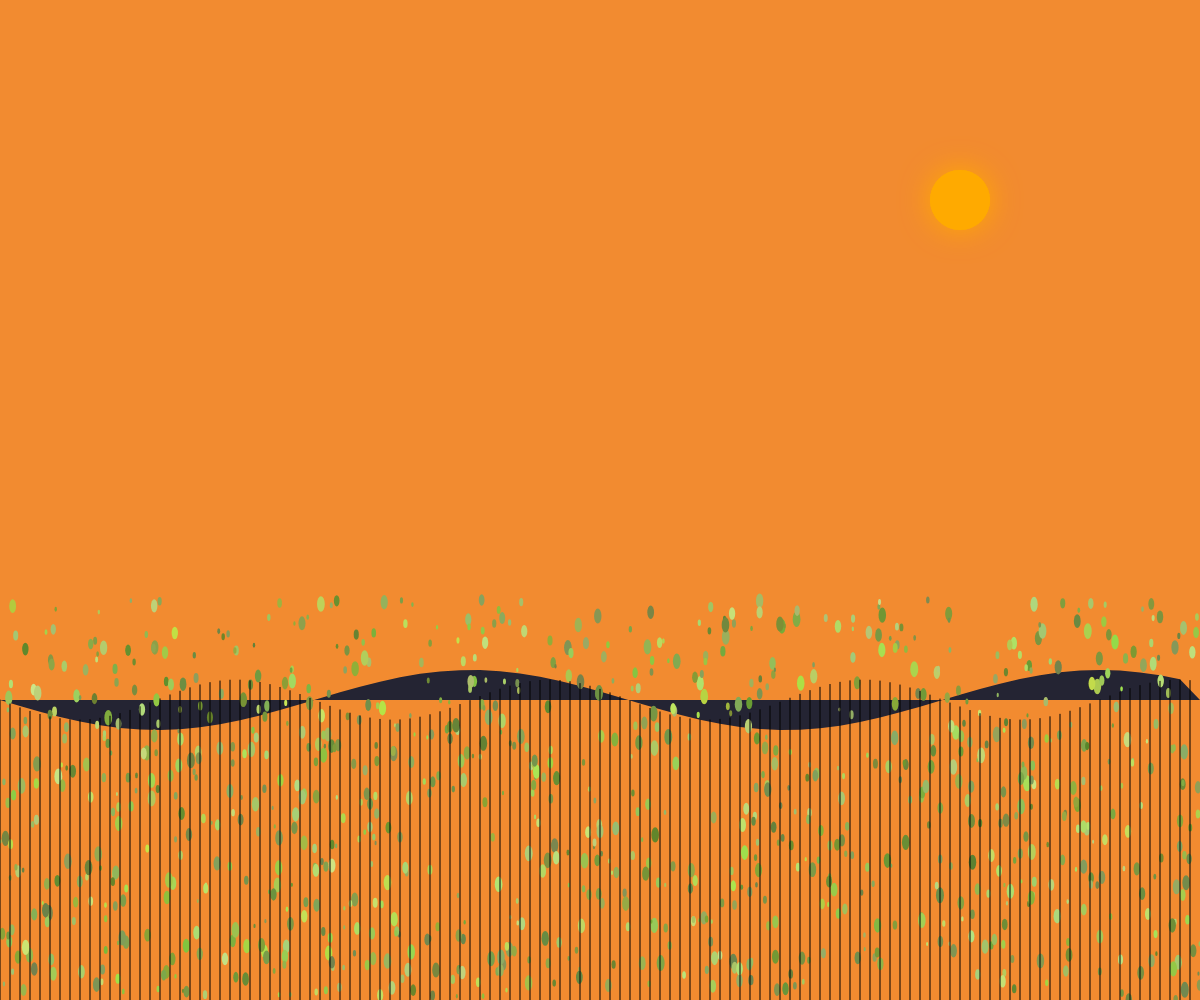
Frame 1 (no input)
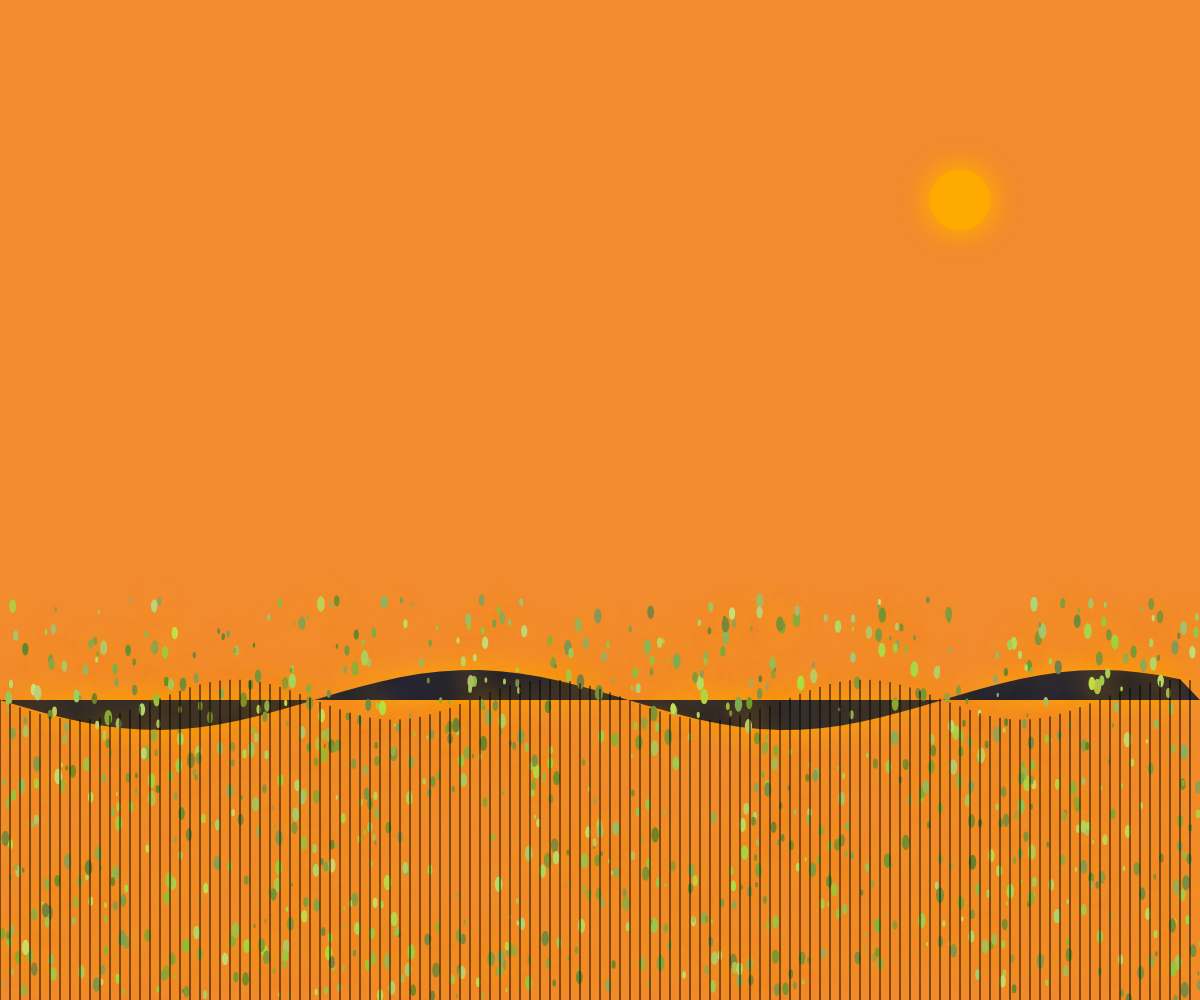
Frame 2 (the mouse pressed at the canvas centre, redrawn once)

The p5.js sketch that drew these frames (run headless with seeded random() and noise() and a simulated clock; the mouse was pressed at the canvas centre and the sketch redrawn once):

// p5.js sketch
// ── sketch.js
let fields = [];
let skyColor;
let groundColor;

function setup() {
  createCanvas(windowWidth, windowHeight);
  colorMode(HSB, 360, 100, 100, 1);

  // Create gradient sky colors
  skyColor = color(28, 80, 95); // Warm sunset orange
  groundColor = color(80, 40, 30); // Dark green

  // Generate field details
  for (let i = 0; i < 1000; i++) {
    fields.push({
      x: random(width),
      y: random(height * 0.6, height),
      size: random(2, 8),
      hue: random(70, 90), // Green range
      sat: random(40, 70),
      bri: random(50, 90)
    });
  }

  noLoop();
}

function draw() {
  // Draw sky gradient
  background(skyColor);

  // Draw distant mountains (simple polygon)
  fill(240, 30, 20);
  noStroke();
  beginShape();
  vertex(0, height * 0.7);
  for (let i = 0; i < width; i += 20) {
    let y = height * 0.7 + sin(i / 100) * 30;
    vertex(i, y);
  }
  vertex(width, height * 0.7);
  endShape(CLOSE);

  // Draw foreground fields with detailed grass
  for (let i = 0; i < fields.length; i++) {
    let f = fields[i];
    fill(f.hue, f.sat, f.bri);
    noStroke();
    ellipse(f.x, f.y, f.size, f.size * 2);
  }

  // Draw long shadows
  stroke(0, 0, 0, 30);
  strokeWeight(1);
  for (let i = 0; i < width; i += 10) {
    let x = i;
    let y = height * 0.7 + sin(i / 50) * 20;
    line(x, y, x, height);
  }

  // Draw sun
  fill(40, 100, 100);
  noStroke();
  ellipse(width * 0.8, height * 0.2, 60, 60);

  // Add glow effect to sun
  drawingContext.shadowColor = color(40, 100, 100);
  drawingContext.shadowBlur = 30;
  ellipse(width * 0.8, height * 0.2, 60, 60);
}
